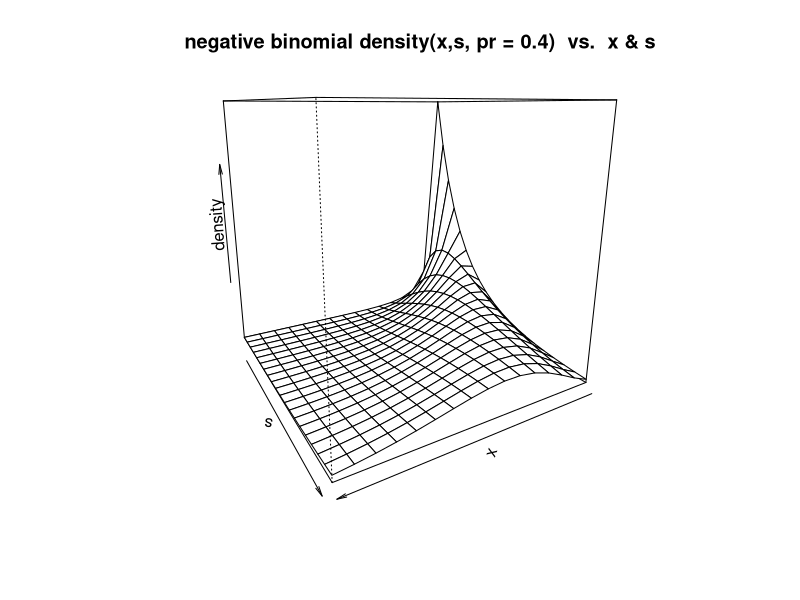
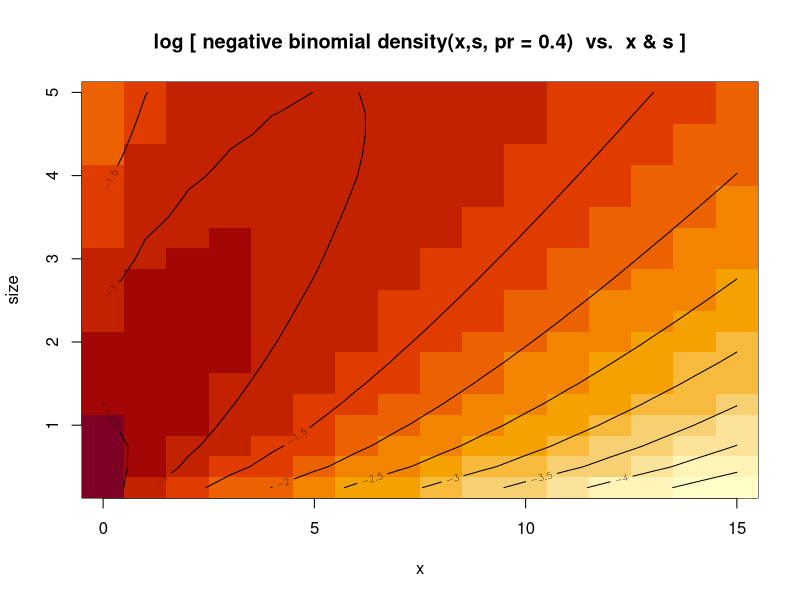
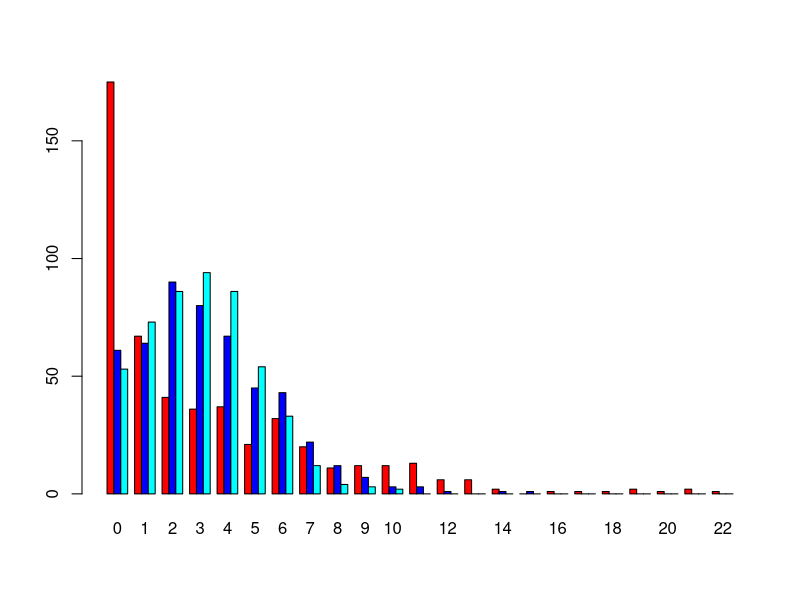

These charts were generated, in order, by the following R code:
#!/usr/bin/r

###############################################################################
# If A is the m × n zero matrix, then A induces the transformation            #
# T : Rn → Rm                                                                 #
# given by T (x) = Ax = 0 for all x in Rn                                     #
# This is called the zero transformation, and is denoted T = 0.               #
# Another important example is the identity transformation                    #
# 1 Rn : R n → R n                                                            # 
# given by                                                                    #
# 1Rn (x) = x for all x in Rn                                                 #
###############################################################################
x <- 10
n <- 10
m <- mad(x, center = median(x), constant = 1.4826, na.rm = FALSE, low = FALSE, high = FALSE)
ax <- all.equal(target = "bread", current = "cars", x)

require(graphics)
x <- 0:11
dnbinom(x, size = 1, prob = 1/2) * 2^(1 + x) # == 1
126 /  dnbinom(0:8, size  = 2, prob  = 1/2) #- theoretically integer

## Cumulative ('p') = Sum of discrete prob.s ('d');  Relative error :
summary(1 - cumsum(dnbinom(x, size = 2, prob = 1/2)) /
                  pnbinom(x, size  = 2, prob = 1/2))

x <- 0:15
size <- (1:20)/4
persp(x, size, dnb <- outer(x, size, function(x,s) dnbinom(x, s, prob = 0.4)),
      xlab = "x", ylab = "s", zlab = "density", theta = 150)
title(tit <- "negative binomial density(x,s, pr = 0.4)  vs.  x & s")

image  (x, size, log10(dnb), main = paste("log [", tit, "]"))
contour(x, size, log10(dnb), add = TRUE)

## Alternative parametrization
x1 <- rnbinom(500, mu = 4, size = 1)
x2 <- rnbinom(500, mu = 4, size = 10)
x3 <- rnbinom(500, mu = 4, size = 100)
h1 <- hist(x1, breaks = 20, plot = FALSE)
h2 <- hist(x2, breaks = h1$breaks, plot = FALSE)
h3 <- hist(x3, breaks = h1$breaks, plot = FALSE)
barplot(rbind(h1$counts, h2$counts, h3$counts),
        beside = TRUE, col = c("red","blue","cyan"),
        names.arg = round(h1$breaks[-length(h1$breaks)]))